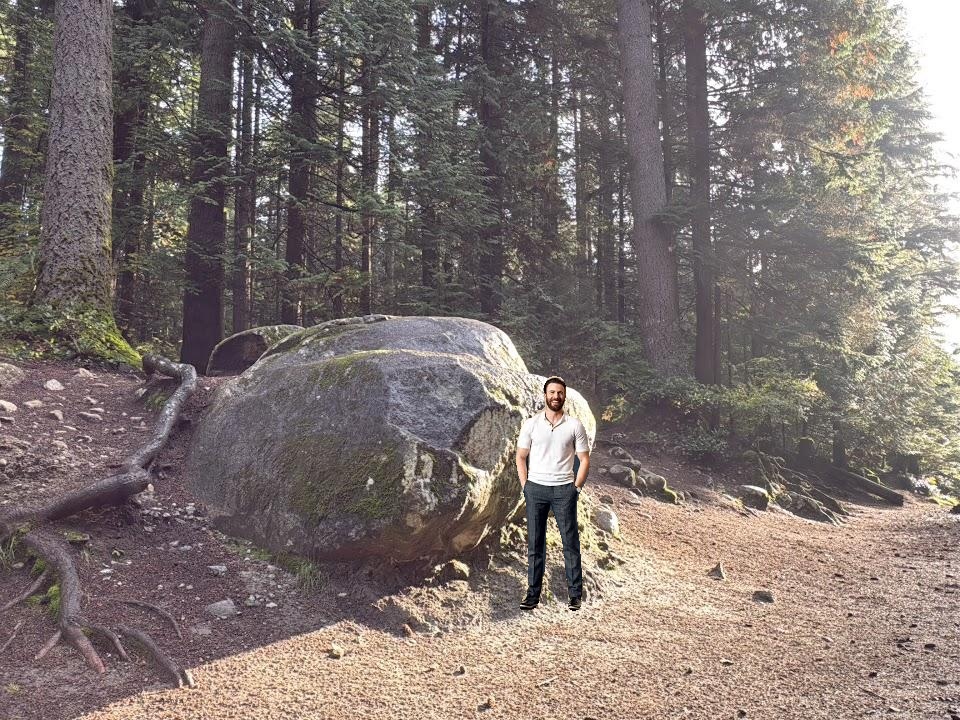
#> input picture output/left_with_person_close.png, 960 x 720 px; its folder holds 3 pictures in this run
$ python create_anaglyph.py
#> lines starting #> are read from the running program, lines starting #| are printed output that depends on the picture; pictures that were not available may be replaced by others from this repository, and a replacement may not be noted
from PIL import Image

def create_anaglyph(left_image, right_image, depth_label="medium"):
    """
    Creates an anaglyph 3D image from the left and right stereoscopic images.

    Args:
        left_image (PIL.Image): Left stereoscopic image.
        right_image (PIL.Image): Right stereoscopic image.
        depth_label (str): Depth label ('close', 'medium', 'far') for naming purposes.

    Returns:
        PIL.Image: Anaglyph 3D image.
    """
    left_r, _, _ = left_image.split()
    _, right_g, right_b = right_image.split()

    # Merge channels to create an anaglyph image
    anaglyph = Image.merge("RGB", (left_r, right_g, right_b))
    return anaglyph

if __name__ == "__main__":
    output_directory = "../../output"
    depth_levels = ["close", "medium", "far"]

    for depth in depth_levels:
        left_image_path = f"{output_directory}/left_with_person_{depth}.png"
        right_image_path = f"{output_directory}/right_with_person_{depth}.png"
        anaglyph_output_path = f"{output_directory}/anaglyph_{depth}.png"

        left_image = Image.open(left_image_path)
#> left_image is the input picture: PIL image 960x720 RGB; mean R, G, B 126.3, 115.7, 112.1
        right_image = Image.open(right_image_path)

        anaglyph = create_anaglyph(left_image, right_image, depth)
#> in create_anaglyph, `left_r, _, _ = left_image.split()`:
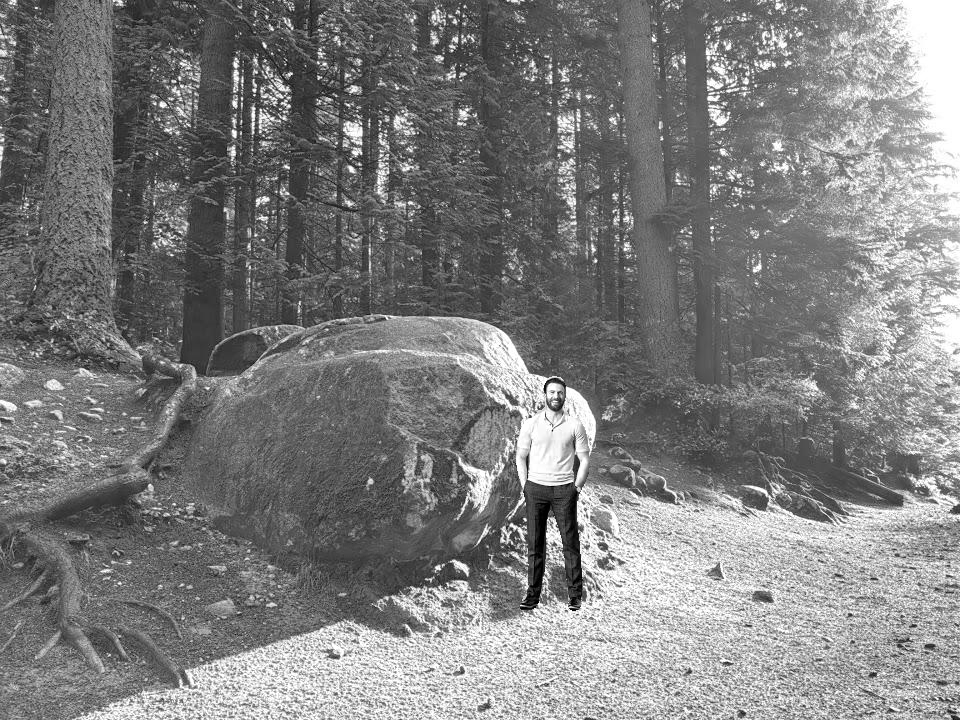
#> left_r: PIL image 960x720 L; min 0, max 255, mean 126.3
#> in create_anaglyph, `_, right_g, right_b = right_image.split()`:
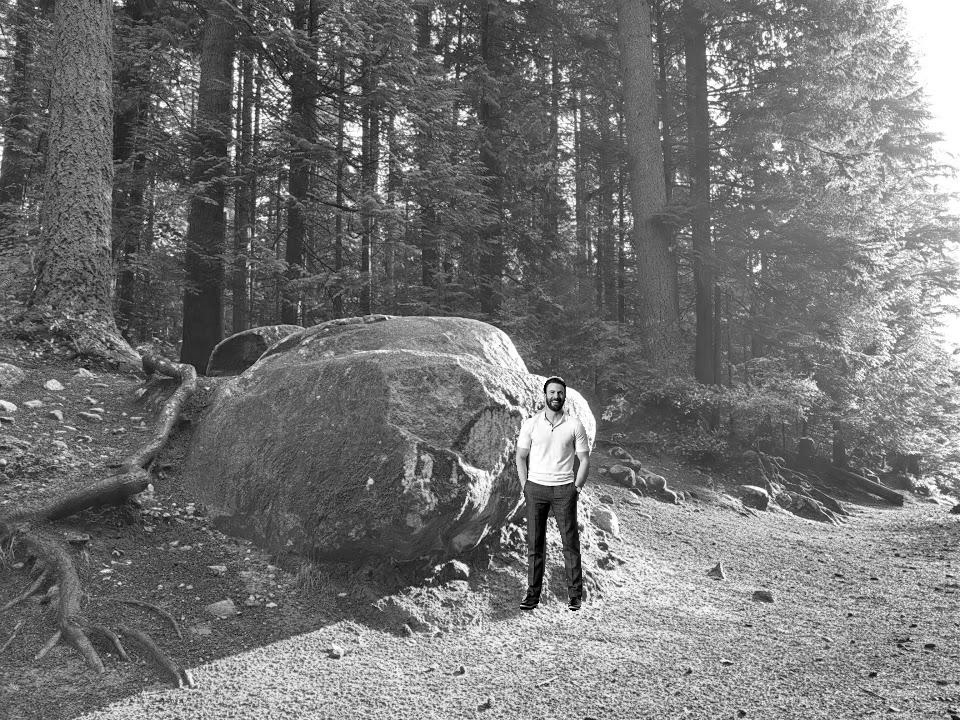
#> right_g: PIL image 960x720 L; min 0, max 255, mean 115.7
#> in create_anaglyph, `_, right_g, right_b = right_image.split()`:
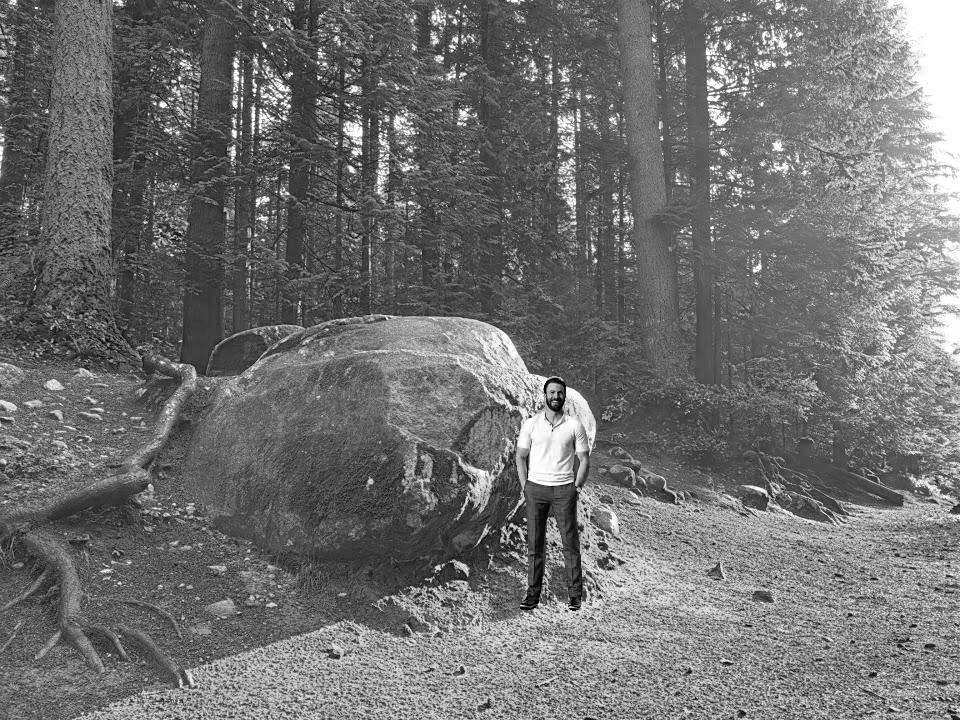
#> right_b: PIL image 960x720 L; min 0, max 255, mean 112.1
        anaglyph.save(anaglyph_output_path)
        print(f"Anaglyph for depth '{depth}' saved at {anaglyph_output_path}")
#> pass 2 of the loop `for depth in depth_levels:`:
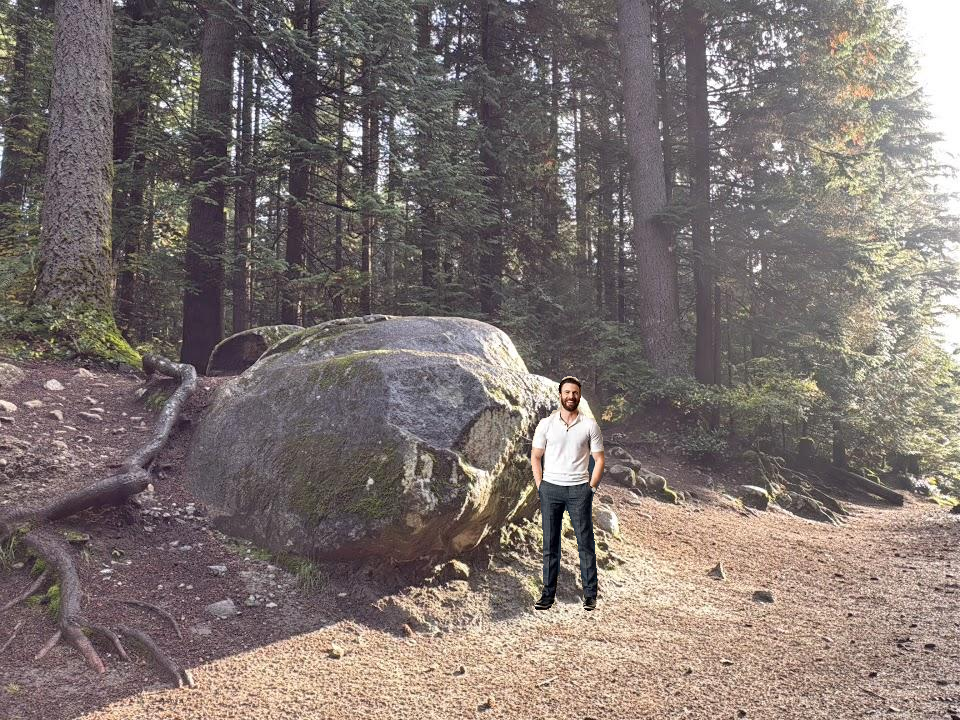
#> input picture output/left_with_person_medium.png, 960 x 720 px
#> left_image is the input picture: PIL image 960x720 RGB; mean R, G, B 126.1, 115.5, 111.9
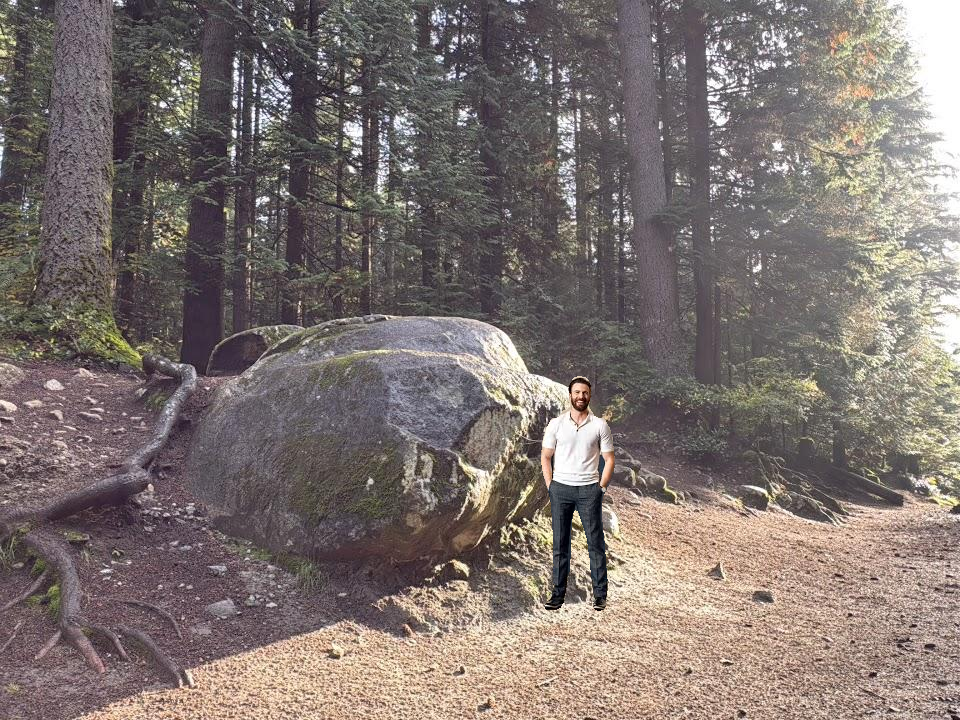
#> input picture output/left_with_person_far.png, 960 x 720 px, given in place of right_with_person_medium.png, which was not available
#> right_image is the input picture: PIL image 960x720 RGB; mean R, G, B 126.1, 115.5, 111.9
#> in create_anaglyph (call 2), `_, right_g, right_b = right_image.split()`:
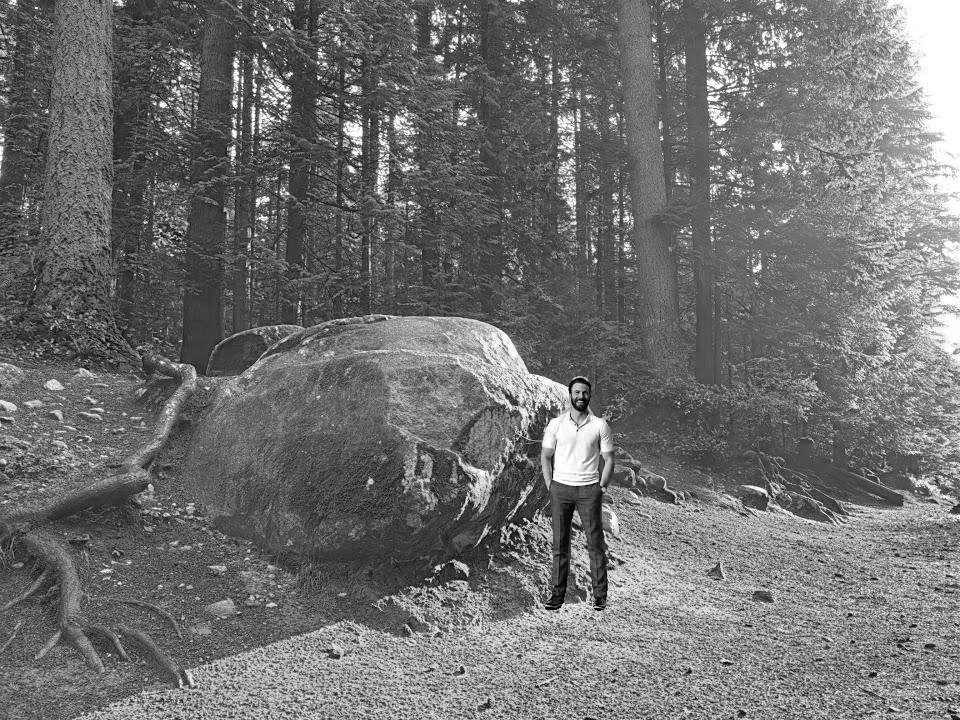
#> right_b: PIL image 960x720 L; min 0, max 255, mean 111.9
